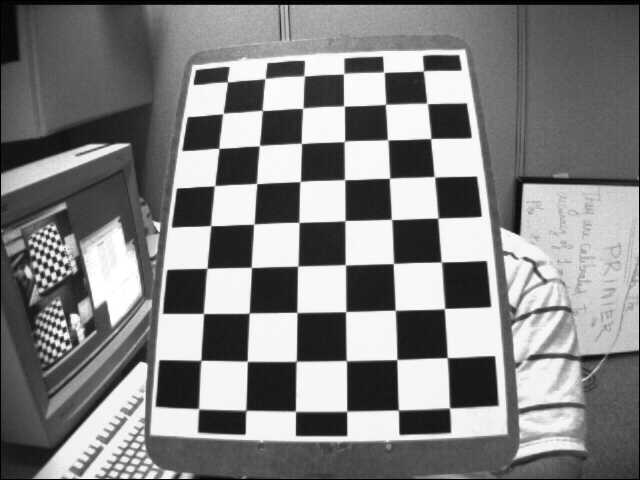
#> input picture OpenCV相机标定/image/left12.jpg, 640 x 480 px
$ python Undistort.py
#> lines starting #> are read from the running program, lines starting #| are printed output that depends on the picture
import cv2
from OpenCV相机标定.camera import raw_camera_matrix
from OpenCV相机标定.camera import distortion_coefficients
from OpenCV相机标定.camera import undistort_camera_matrix


img = cv2.imread("image/left12.jpg")
#> img is the input picture: shape (480, 640, 3); min 0, max 255, mean 129.5
dst = cv2.undistort(img,raw_camera_matrix,distortion_coefficients,None,undistort_camera_matrix)
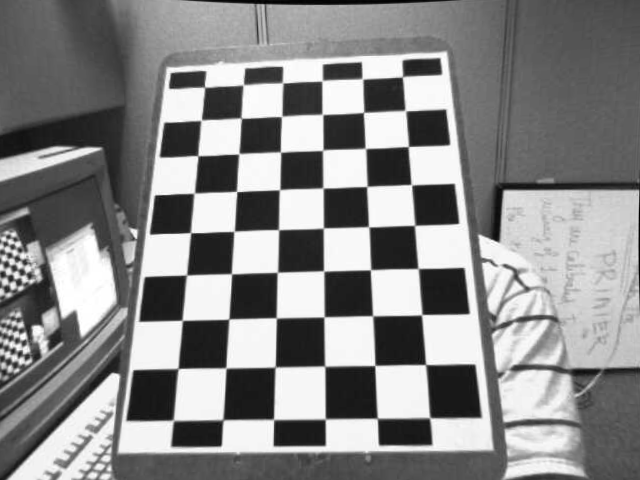
#> dst: shape (480, 640, 3); min 0, max 255, mean 136.1
cv2.imshow("origin",img)
cv2.imshow("res",dst)
cv2.waitKey(0)

$ run again, with OpenCV相机标定/image/left01.jpg copied over OpenCV相机标定/image/left12.jpg
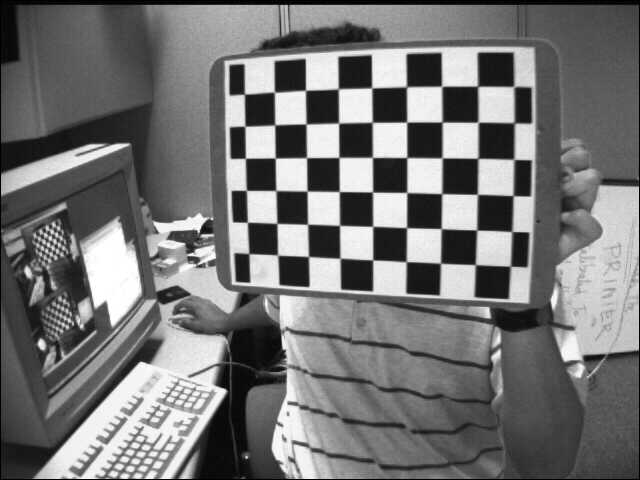
#> input picture OpenCV相机标定/image/left01.jpg, 640 x 480 px
#> img is the input picture: shape (480, 640, 3); min 0, max 255, mean 116.6
#> `dst = cv2.undistort(img,raw_camera_matrix,distortion_coefficients,None..`:
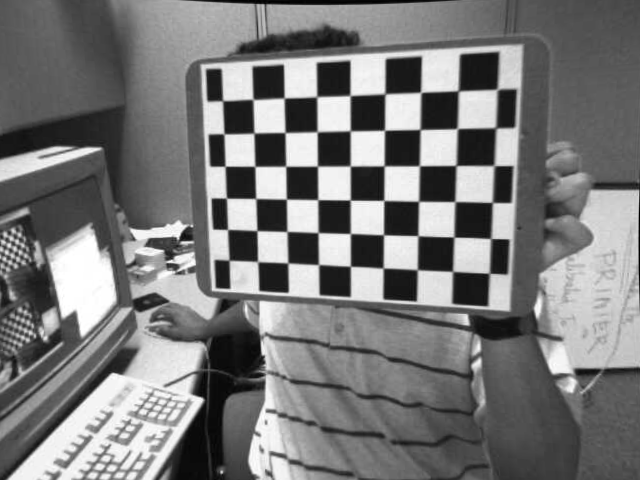
#> dst: shape (480, 640, 3); min 0, max 255, mean 121.4

$ run again, with OpenCV相机标定/image/left02.jpg copied over OpenCV相机标定/image/left12.jpg
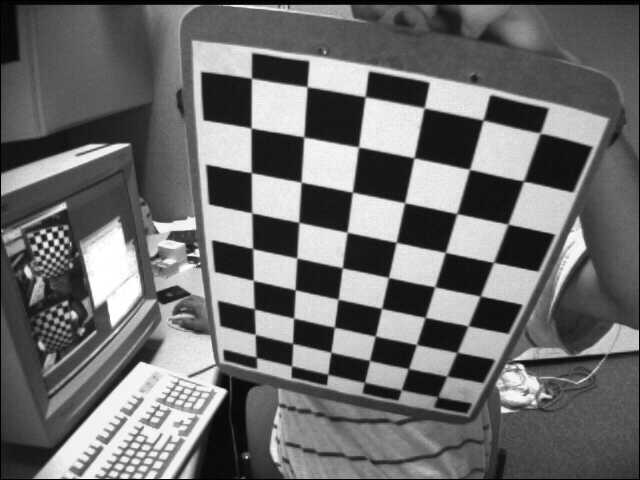
#> input picture OpenCV相机标定/image/left02.jpg, 640 x 480 px
#> img is the input picture: shape (480, 640, 3); min 0, max 255, mean 109
#> `dst = cv2.undistort(img,raw_camera_matrix,distortion_coefficients,None..`:
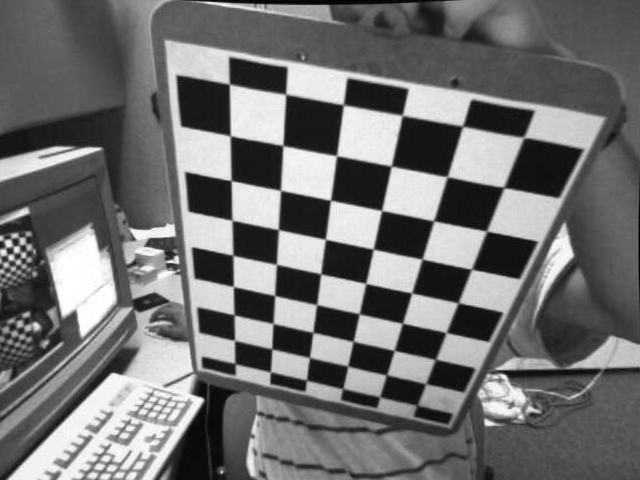
#> dst: shape (480, 640, 3); min 0, max 255, mean 112.4

$ run again, with OpenCV相机标定/image/left03.jpg copied over OpenCV相机标定/image/left12.jpg
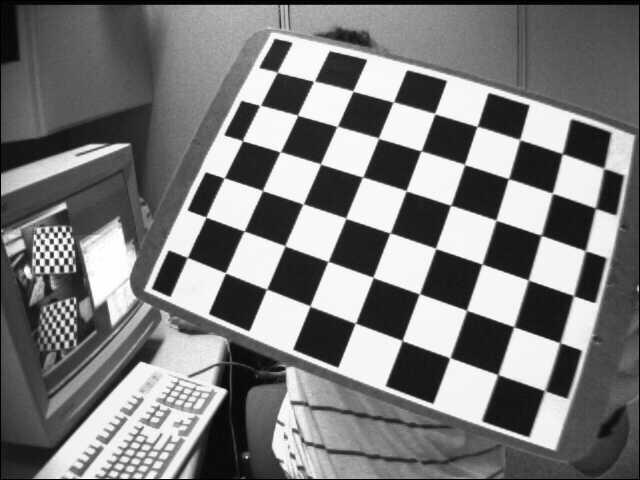
#> input picture OpenCV相机标定/image/left03.jpg, 640 x 480 px
#> img is the input picture: shape (480, 640, 3); min 0, max 255, mean 122.9
#> `dst = cv2.undistort(img,raw_camera_matrix,distortion_coefficients,None..`:
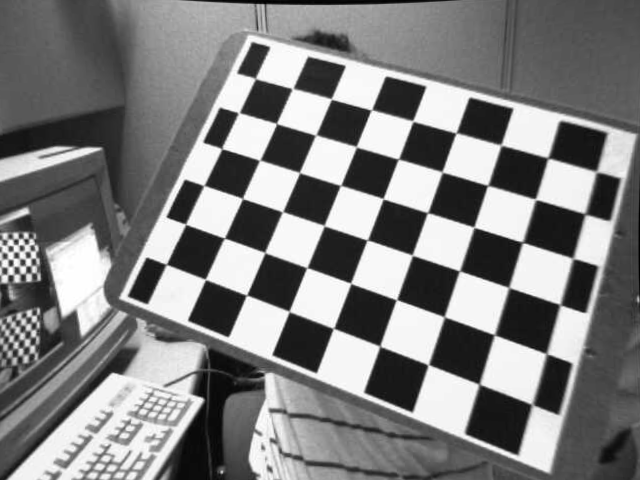
#> dst: shape (480, 640, 3); min 0, max 255, mean 127.5
